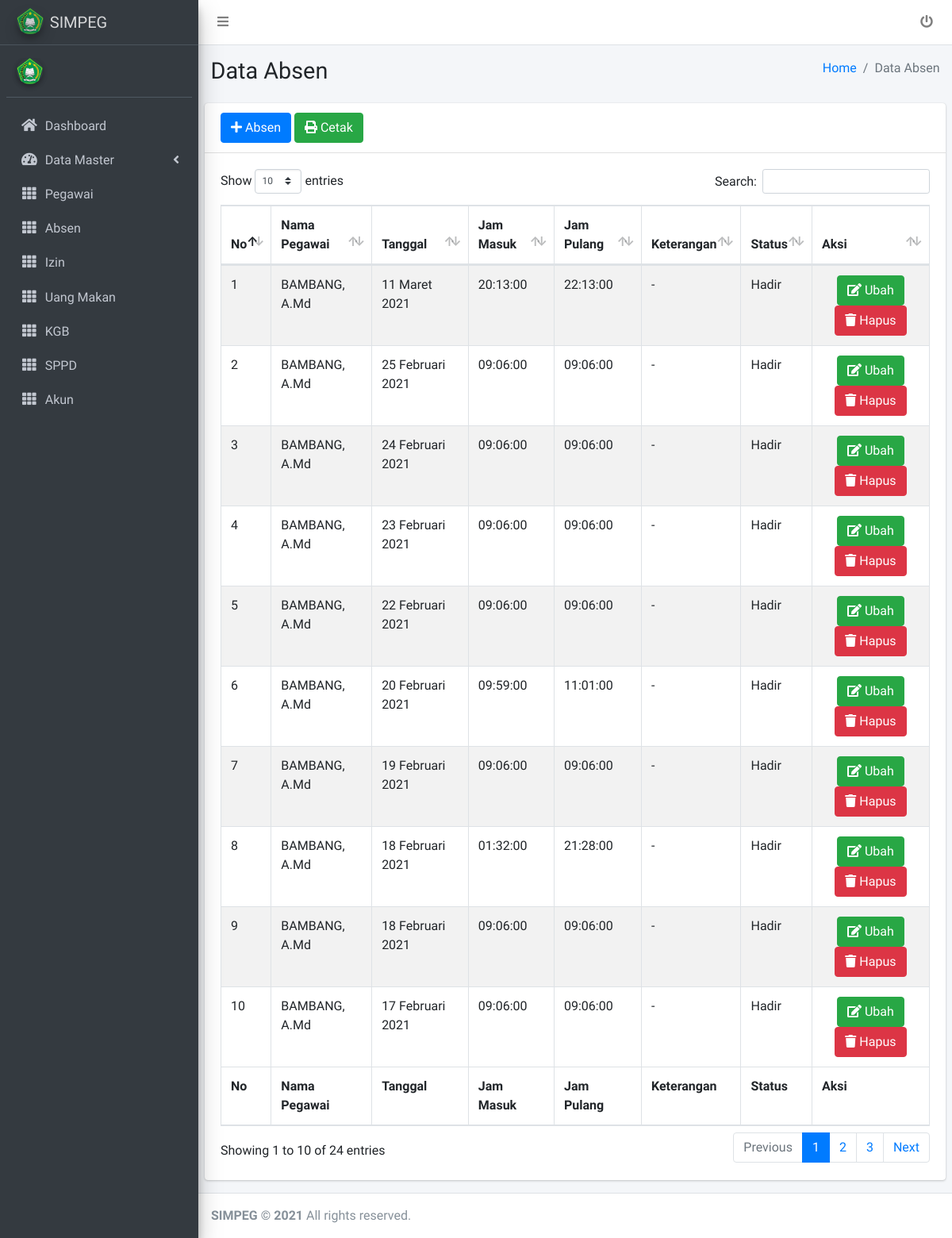
Screenshot of /admin/absen/index.php with the database file from the repository.
### tables this page shows
CREATE TABLE `absen` (
  `id_absen` int(11) NOT NULL,
  `nip` varchar(25) NOT NULL,
  `tgl_absen` date NOT NULL,
  `jam_masuk` time NOT NULL,
  `jam_pulang` time NOT NULL,
  `id_ketengan_absen` int(11) NOT NULL,
  `keterangan` varchar(100) NOT NULL
);

CREATE TABLE `pegawai` (
  `nip` varchar(25) NOT NULL,
  `nama_pegawai` varchar(100) NOT NULL,
  `tmpt_lhr` varchar(100) NOT NULL,
  `tgl_lhr` date NOT NULL,
  `alamat` text NOT NULL,
  `no_telpon` varchar(25) NOT NULL,
  `email` varchar(100) NOT NULL,
  `foto` varchar(255) NOT NULL,
  `id_agama` int(11) NOT NULL,
  `id_golongan` int(11) NOT NULL,
  `id_jabatan` int(11) NOT NULL,
  `id_akun` int(11) NOT NULL
);

CREATE TABLE `keterangan_absen` (
  `id_keterangan_absen` int(11) NOT NULL,
  `keterangan_absen` varchar(100) NOT NULL
);

### tgl_helper.php (called while the page is built, shortened)
<?php
if (!function_exists('nominal')) {
	function tgl_indo($tgl){
	$tanggal = substr($tgl,8,2);
	$bulan = getBulan(substr($tgl,5,2));
	$tahun = substr($tgl,0,4);
	return $tanggal.' '.$bulan.' '.$tahun;
}
function getBulan($bln){
	switch ($bln) {
		case 1:
			return "Januari";
			break;
		case 2:
			return "Februari";
			break;
		case 3:
			return "Maret";
			break;
	}
}
}

### admin/absen/index.php (the view, shortened to what this page needs)
<?php
include "../komponen/head.php";
?>
<?php
include "../komponen/menu.php";
?>
<div class="content-wrapper">
    <section class="content-header">
        <div class="container-fluid">
            <div class="row mb-2">
                <div class="col-sm-6">
                    <h1>Data Absen</h1>
                </div>
                <div class="col-sm-6">
                    <ol class="breadcrumb float-sm-right">
                        <li class="breadcrumb-item"><a href="../komponen/index.php">Home</a></li>
                        <li class="breadcrumb-item active">Data Absen</li>
                    </ol>
                </div>
            </div>
        </div>
    </section>
    <section class="content">
        <div class="row">
            <div class="col-12">
                <div class="card">
                    <div class="card-header">
                        <a href="tambah_absen.php"><button class="btn btn-primary"><i class="fa fa-plus"></i> Absen</button></a>
                        <button class="btn btn-success" data-toggle="modal" data-target="#exampleModal"><i class="fa fa-print"></i> Cetak</button>
                    </div>
                    <div class="card-body">
                        <table id="example1" class="table table-bordered  table-striped">
                            <thead>
                                <tr>
                                    <th>No</th>
                                    <th>Nama Pegawai</th>
                                    <th>Tanggal</th>
                                    <th>Jam Masuk</th>
                                    <th>Jam Pulang</th>
                                    <th>Keterangan</th>
                                    <th>Status</th>
                                    <th>Aksi</th>
                                </tr>
                            </thead>
                            <tbody>
                                <?php
                                $no = 1;
                                $sql = mysqli_query($koneksi, "SELECT absen.id_absen,absen.nip,absen.tgl_absen,absen.jam_masuk,absen.jam_pulang,keterangan_absen.id_keterangan_absen,keterangan_absen.keterangan_absen,absen.keterangan,pegawai.nama_pegawai from pegawai join absen on pegawai.nip=absen.nip join keterangan_absen on keterangan_absen.id_keterangan_absen=absen.id_ketengan_absen order by absen.tgl_absen DESC") or die(mysqli_error($koneksi));
                                while ($dt = mysqli_fetch_array($sql)) {
                                ?>
                                    <tr>
                                        <td><?php echo $no++ ?></td>
                                        <td><?php echo $dt['nama_pegawai'] ?></td>
                                        <td><?php echo tgl_indo($dt['tgl_absen']) ?></td>
                                        <td><?php echo $dt['jam_masuk'] ?></td>
                                        <td><?php echo $dt['jam_pulang'] ?></td>
                                        <td><?php echo $dt['keterangan'] ?></td>
                                        <td><?php echo $dt['keterangan_absen'] ?></td>
                                        <td>
                                            <center>
                                                <a href="ubah_absen.php?id=<?php echo $dt['id_absen'] ?>"><button class="btn btn-success"><i class="fa fa-edit"></i> Ubah</button></a>
                                                <a onclick="return konfirmasi();" href="hapus_absen.php?id=<?php echo $dt['id_absen'] ?>"><button class="btn btn-danger"><i class="fa fa-trash"></i> Hapus</button></a>
                                            </center>
                                        </td>
                                    </tr>
                                <?php
                                }
                                ?>
                            </tbody>
                            <tfoot>
                                <tr>
                                    <th>No</th>
                                    <th>Nama Pegawai</th>
                                    <th>Tanggal</th>
                                    <th>Jam Masuk</th>
                                    <th>Jam Pulang</th>
                                    <th>Keterangan</th>
                                    <th>Status</th>
                                    <th>Aksi</th>
                                </tr>
                            </tfoot>
                        </table>
                    </div>
                </div>
            </div>
        </div>
    </section>
</div>
<?php
include "../komponen/footer.php";
?>

### rows the page displays
absen: nip.nama_pegawai "BAMBANG, A.Md", tgl_absen "11 Maret 2021", jam_masuk "20:13:00", jam_pulang "22:13:00", keterangan "-", id_ketengan_absen.keterangan_absen "Hadir"
absen: nip.nama_pegawai "BAMBANG, A.Md", tgl_absen "25 Februari 2021", jam_masuk "09:06:00", jam_pulang "09:06:00", keterangan "-", id_ketengan_absen.keterangan_absen "Hadir"
absen: nip.nama_pegawai "BAMBANG, A.Md", tgl_absen "24 Februari 2021", jam_masuk "09:06:00", jam_pulang "09:06:00", keterangan "-", id_ketengan_absen.keterangan_absen "Hadir"
absen: nip.nama_pegawai "BAMBANG, A.Md", tgl_absen "23 Februari 2021", jam_masuk "09:06:00", jam_pulang "09:06:00", keterangan "-", id_ketengan_absen.keterangan_absen "Hadir"
absen: nip.nama_pegawai "BAMBANG, A.Md", tgl_absen "22 Februari 2021", jam_masuk "09:06:00", jam_pulang "09:06:00", keterangan "-", id_ketengan_absen.keterangan_absen "Hadir"
absen: nip.nama_pegawai "BAMBANG, A.Md", tgl_absen "20 Februari 2021", jam_masuk "09:59:00", jam_pulang "11:01:00", keterangan "-", id_ketengan_absen.keterangan_absen "Hadir"
absen: nip.nama_pegawai "BAMBANG, A.Md", tgl_absen "19 Februari 2021", jam_masuk "09:06:00", jam_pulang "09:06:00", keterangan "-", id_ketengan_absen.keterangan_absen "Hadir"
absen: nip.nama_pegawai "BAMBANG, A.Md", tgl_absen "18 Februari 2021", jam_masuk "01:32:00", jam_pulang "21:28:00", keterangan "-", id_ketengan_absen.keterangan_absen "Hadir"
absen: nip.nama_pegawai "BAMBANG, A.Md", tgl_absen "18 Februari 2021", jam_masuk "09:06:00", jam_pulang "09:06:00", keterangan "-", id_ketengan_absen.keterangan_absen "Hadir"
absen: nip.nama_pegawai "BAMBANG, A.Md", tgl_absen "17 Februari 2021", jam_masuk "09:06:00", jam_pulang "09:06:00", keterangan "-", id_ketengan_absen.keterangan_absen "Hadir"
